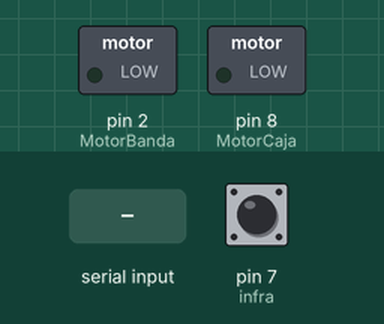
A sketch run on a simulated Arduino Nano, built with avr-gcc and run on an emulated ATmega328P. Shown: switched loads named in the sketch (green lamp = pin HIGH). The test bench sets the inputs (shaded band); at power-on: pin 7 (infra) HIGH.

Above: at 1.2 s.
1.3 s: "c" received over Serial
At 2.0 s:
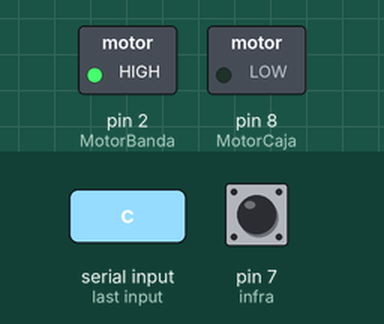
2.8 s: "0" received over Serial
At 2.92 s:
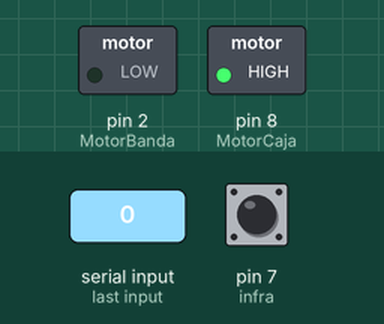
Timing chart, 0 to 5.8 s (numbered marks = the images above; inputs shaded):
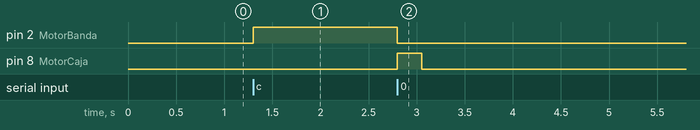

The sketch:

Codigo_final_Arduino_banda_transportadora.ino
```cpp
//Asignación de puertos del arduino.
int MotorBanda = 2;       //motor de la banda
int MotorCaja = 8;       //motor de la banda
int infra = 7;          //receptor infrarrojo
//variables globales
int valor = 0;          //almacenamiento y lectura del infrarrojo
char a;                //almcenamiento y lectura puerto serial

void setup() {
    //iniciamos el puerto serial
    Serial.begin(9600);
    //declarmaos entradas y salidas
    pinMode(MotorBanda, OUTPUT);
    pinMode(MotorCaja, OUTPUT);
    pinMode(infra, INPUT);

}

void loop() {

    valor = digitalRead(infra);
    if (Serial.available() > 0) {
        a = Serial.read();
        switch (a) {
        case 'c':
            digitalWrite(MotorBanda, 1);

            break;
        case '0':
            digitalWrite(MotorBanda, 0);
            digitalWrite(MotorCaja, 1);
            delay(250);
            digitalWrite(MotorCaja, 0);
            break;
        }

    }
    if (valor == 0) {
        digitalWrite(MotorBanda, 0);
        a = 'c';
    }if (valor == 1 && a == 'c') {
        digitalWrite(MotorBanda, 1);
    }
}
```

Measured:
- after the input at 1.3 s, pin 2 (MotorBanda): LOW → HIGH at once
- after the input at 2.8 s, pin 2 (MotorBanda): HIGH → LOW at once; pin 8 (MotorCaja): LOW → HIGH at once, → LOW 0.25 s later
